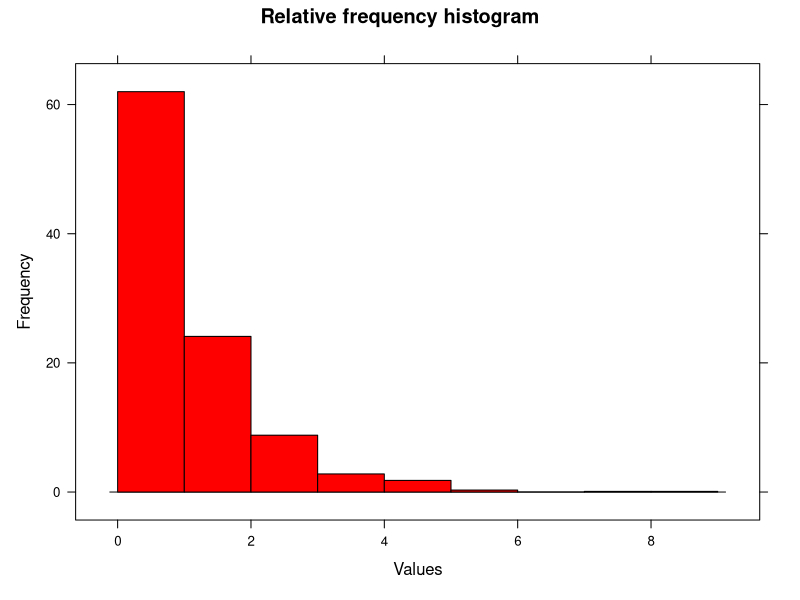
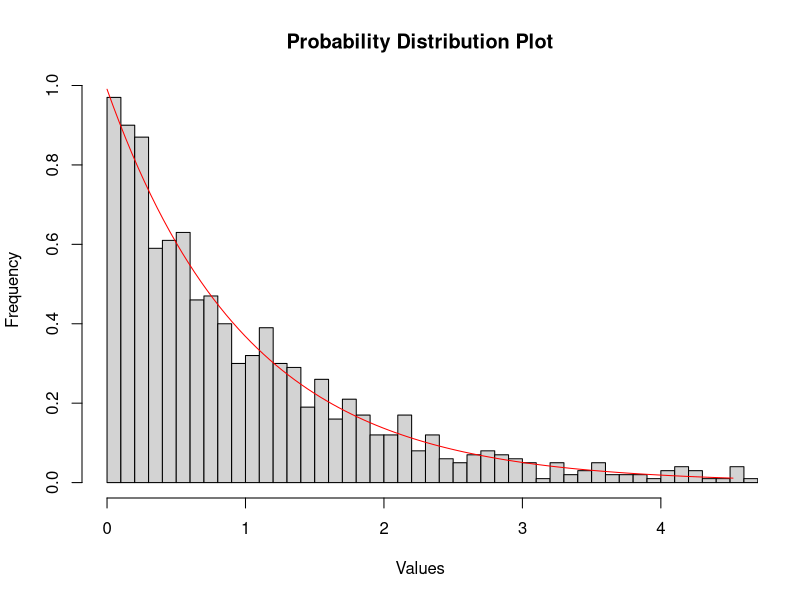
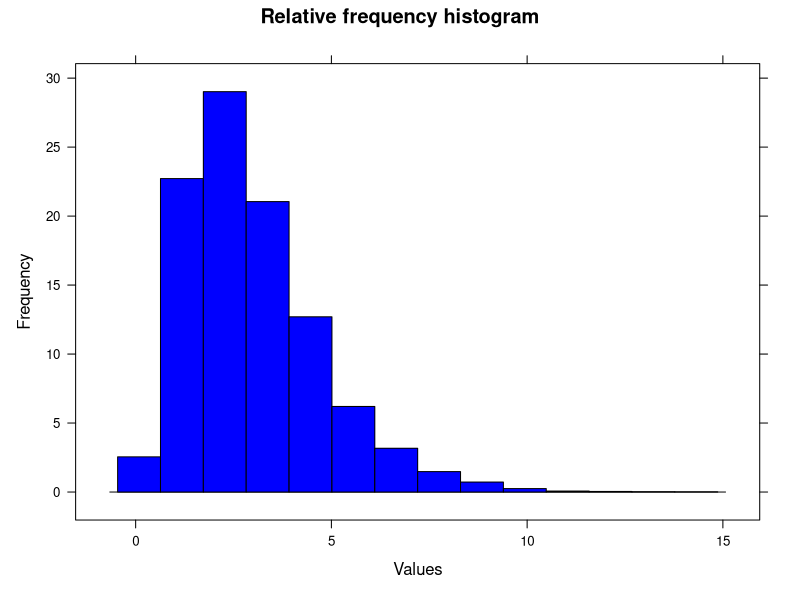
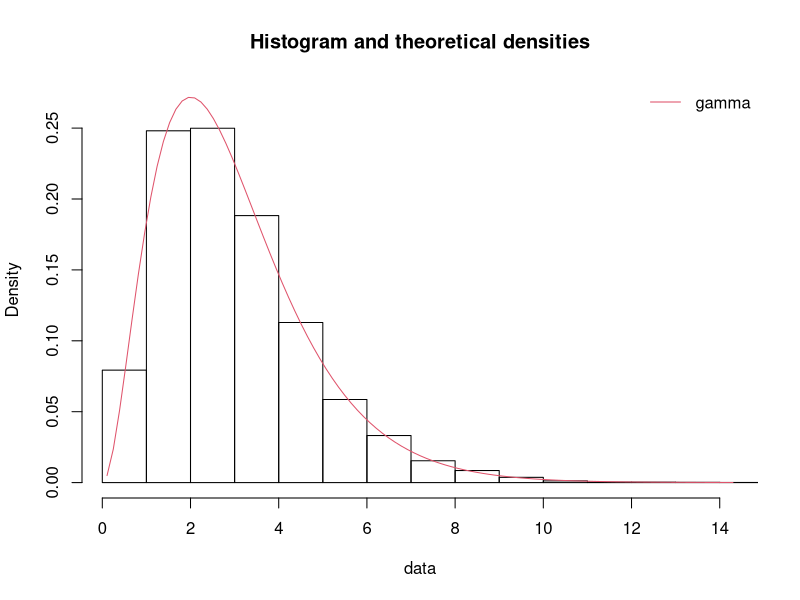
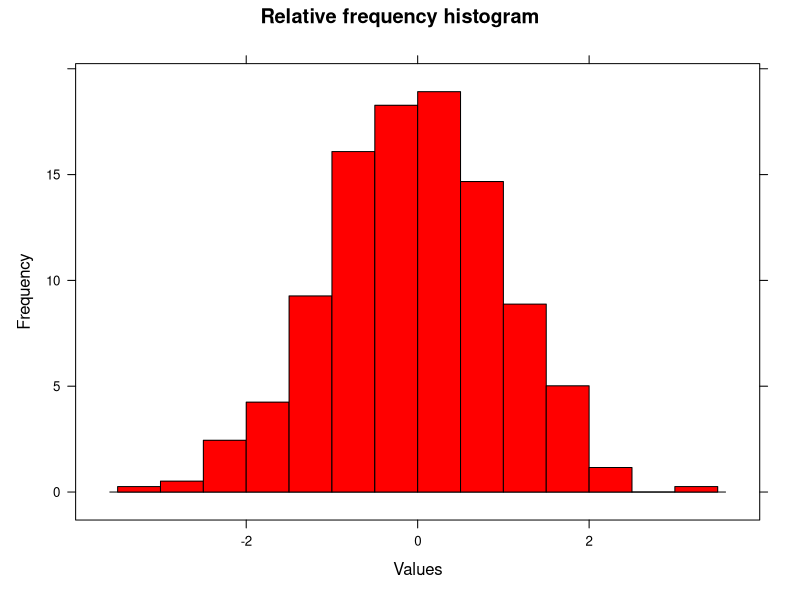
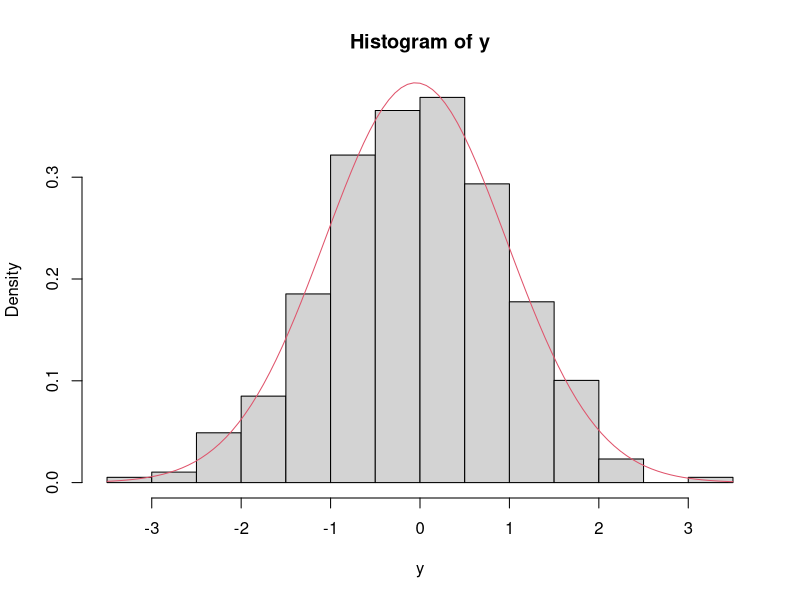
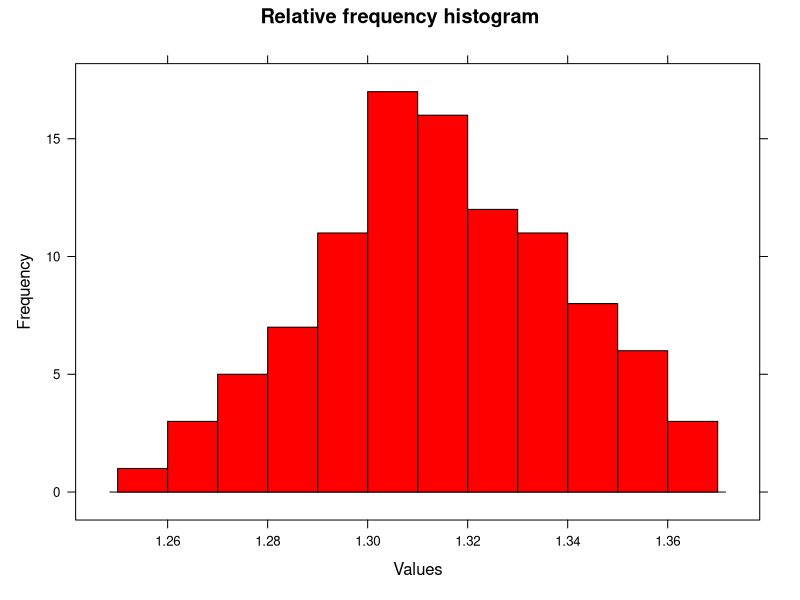
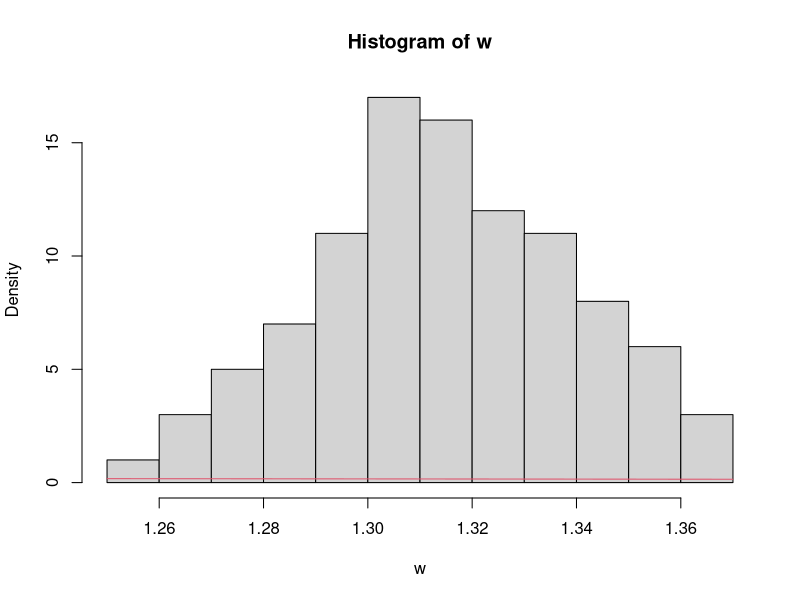

Write the R code that produced these figures, in order.
#------------------------------------------------------------------------------------------------------------------
#Problem 1
#---------------------------------------------------------------------------------------------------------------
library(lattice)
library(MASS)
library(psych)
r<-runif(1000,min=0,max = 1)

X<- - log(r)
summary(X)
describe(X)

histogram(X,type = "percent", main = "Relative frequency histogram",  xlab = "Values", ylab = 'Frequency', col = "red",breaks=10)

fit<-fitdistr(X,"exponential")
ks.test(X, "pexp", fit$estimate)


hist(X, freq = FALSE, breaks = 100, xlim = c(0, quantile(X, 0.99)),main = "Probability Distribution Plot",xlab = "Values", ylab = 'Frequency')
curve(dexp(x, rate = fit$estimate), from = 0, col = "red", add = TRUE)


prob.exp<-dexp(X)
chisq.test(X,prob.exp,rescale.p = T)

#---------------------------------------------------------------------------------------------------------------
#Problem 2
#-------------------------------------------------------------------------------------------------------------

r1<-runif(10000,min=0,max=1)  
r2<-runif(10000,min=0,max=1)  
r3<-runif(10000,min=0,max=1)  
  
x_p2<- -log(r1*r2*r3)  
describe(x_p2)

p1<-histogram(x_p2,type = "percent", main = "Relative frequency histogram",  xlab = "Values", ylab = 'Frequency', col = "Blue")
p1
library(fitdistrplus)
fg<-fitdist(x_p2,distr = "gamma")
denscomp(fg)


chisq.test(x_p2)
prob.exp_p2<-dgamma(x_p2,shape = .83)
chisq.test(x_p2,p=prob.exp_p2,rescale.p = T)

#---------------------------------------------------------------------------------------------
#Problem 3
#---------------------------------------------------------------------------------------------

r1_p3<-runif(1000,min=0,max = 1)
r2_p3<-runif(1000,min=0,max = 1)

x1_p3<- -log(r1_p3)
x2_p3<- -log(r2_p3)


y=c()
cnt=0
for (i in 1:length(x2_p3)) {
  k<-(x1_p3[i]-1)^2/2
  if(x2_p3[i]>=k){
    cnt=cnt+1
    r3_p3<-runif(cnt)
    if (r3_p3[length(r3_p3)]>0.5){
        y=c(y,x1_p3[i])
    } else if (r3_p3[length(r3_p3)]<=0.5){
        y=c(y,-x1_p3[i])
    }
  } else {
    y=c(y,NA)
  }
}

selct.y<-y

y<-y[!is.na(y)]

summary(y)
describe(y)
histogram(y,type = "percent", main = "Relative frequency histogram",  xlab = "Values", ylab = 'Frequency', col = "red",breaks=10)

nlm<-fitdistr(y,"normal")
para <- nlm$estimate

hist(y, prob = TRUE,breaks = 15)
curve(dnorm(x, para[1], para[2]), col = 2, add = TRUE)

library(nortest)
pearson.test(y)

#---------------------------------------------------------------------------------------------------
#Problem 4
#---------------------------------------------------------------------------------------------------
m<-1000

# for (i in 1:length(x2_p3)){
#     k<-(x1_p3[i]-1)^2/2
#     if(x2_p3[i]>=k){
#       n<-n+1
#     } else {
#       z<-i/n
#       w<-c(w,z)
#     }
# }

w=c()
finding_N<-function(x1_p3,x2_p3){
 n=0
 z=0
   for (i in 1:length(x2_p3)){
    k<-(x1_p3[i]-1)^2/2
    if(x2_p3[i]>=k){
      n<-n+1
    }

}
  z=m/n
}


for (j in 1:100) {
  R1 <- runif(1000)
  R2 <- runif(1000)
  
  X1 <- -log(R1)
  X2 <- -log(R2)
  w[j]<-finding_N(X1,X2)
  
}

View(w)

histogram(w,type = "percent", main = "Relative frequency histogram",  xlab = "Values", ylab = 'Frequency', col = "red",breaks=10)

hist(w, prob = TRUE)
curve(dnorm(x, para[1], para[2]), col = 2, add = TRUE)

w<-w[w>0]
summary(w)
describe(w)

ndist<-fitdistr(w,"normal")
para <- ndist$estimate
para

#chisq.test(w)
pearson.test(w)

m_p4<-c(10,20,30,40,50,60,70,80,90,100,200,300,400,500,600,700,800,900,1000)
n_p4<-c()
for (i in m_p4) {
    n_p4<-c(n_p4,i/(i-sum(selct.y[1:i],na.rm = T)))
}

n_p4
